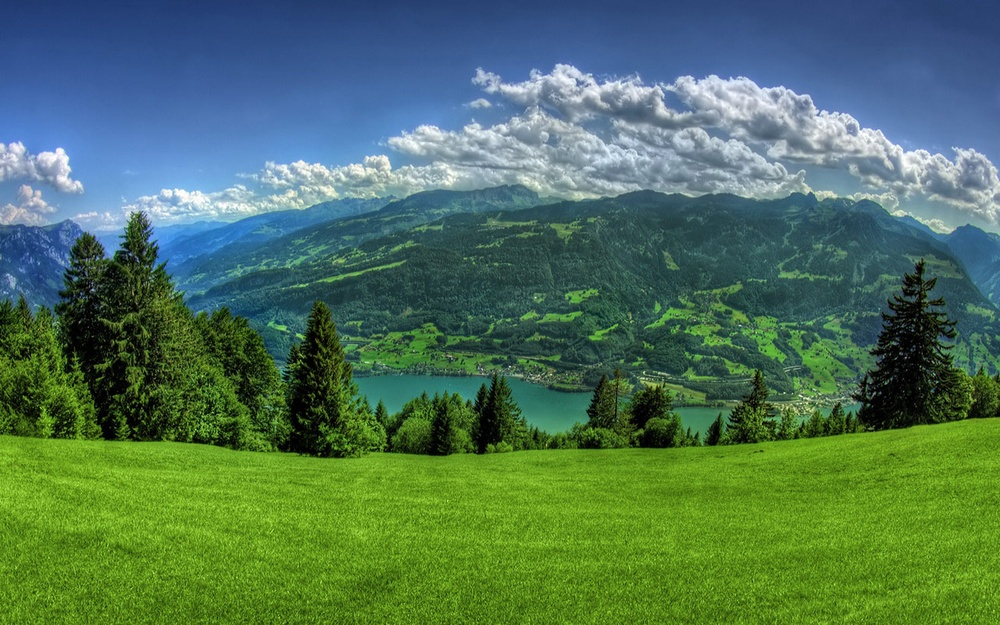
#> input picture CVBVP-Daten/OpenCV-03/Img03a.jpg, 1000 x 625 px, shrunk from 1280 x 800 before the run, found by its file name
$ python Prog03_01.py
#> lines starting #> are read from the running program, lines starting #| are printed output that depends on the picture
import cv2 as cv
import numpy as np

image = cv.imread('CVBVP-Daten/OpenCV-03/Img03a.jpg')
#> image is the input picture: shape (625, 1000, 3); mean B, G, R 88.3, 115.7, 78.8
if not image.data:
    print("Error loading image")
    exit

## Aufgabe 1

#cv.imshow("Image:", image)
#cv.imshow("Image mit getauschten Farbkanaelen:", cv.cvtColor(image, cv.COLOR_BGR2RGB))

height = image.shape[0]
#> height = 625
width = image.shape[1]
#> width = 1000

#https://pyimagesearch.com/2021/01/23/splitting-and-merging-channels-with-opencv/
(B, G, R) = cv.split(image)
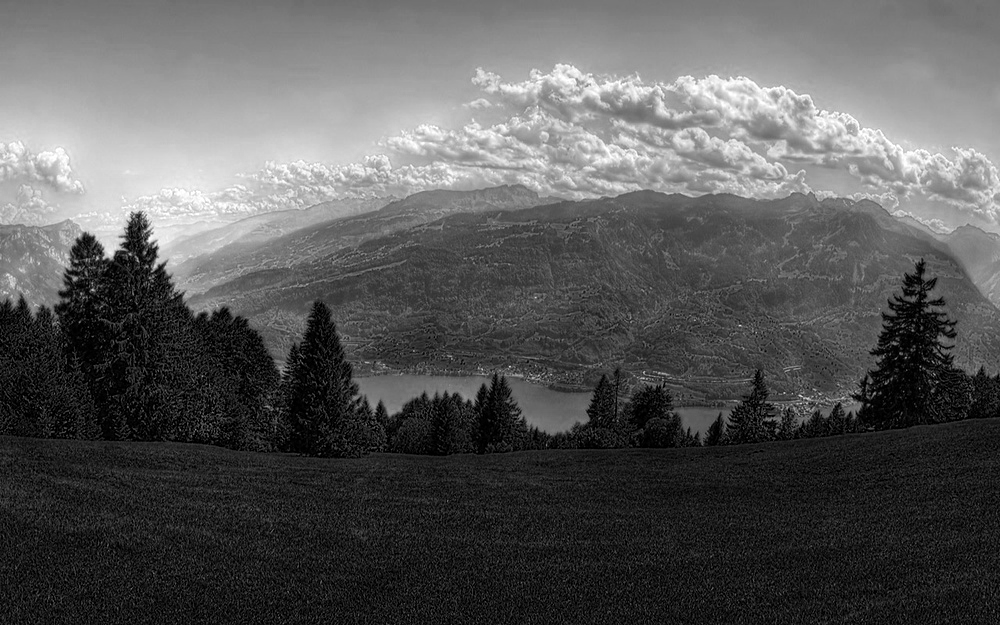
#> B: shape (625, 1000); min 0, max 255, mean 88.3
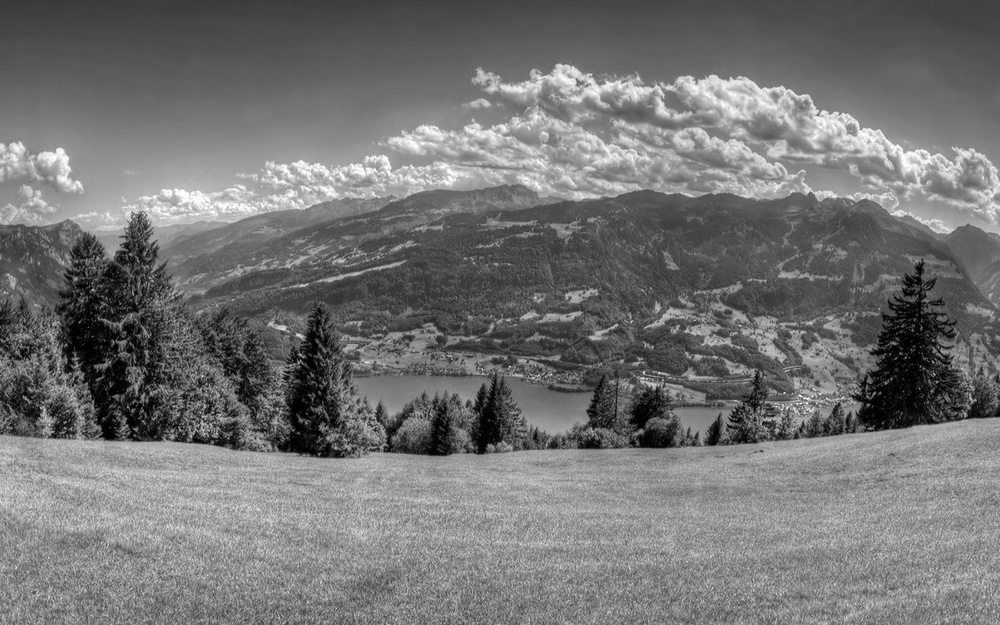
#> G: shape (625, 1000); min 0, max 255, mean 115.7
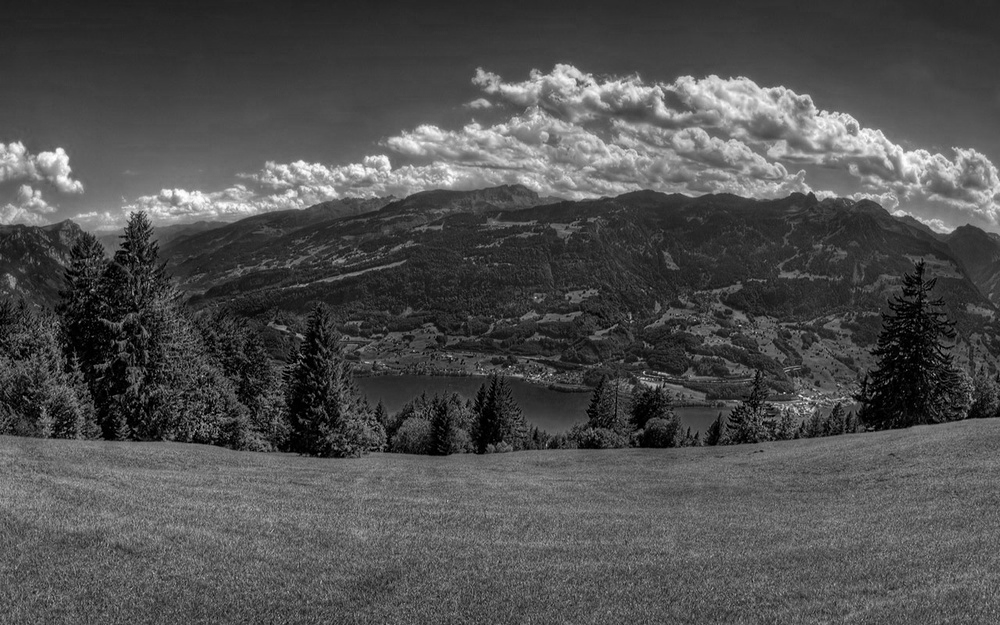
#> R: shape (625, 1000); min 0, max 255, mean 78.8

grayscaleimage = np.empty((height, width))
fullgrayscaleimage = image.copy()

for y in range(height):
    for x in range (width):
        pixel = image[y][x]
        grayscalevalue = int((pixel[0]+pixel[1]+pixel[2])/3)
        fullgrayscaleimage[y][x][0] = grayscalevalue
        fullgrayscaleimage[y][x][1] = grayscalevalue
        fullgrayscaleimage[y][x][2] = grayscalevalue
        grayscaleimage[y][x] = grayscalevalue
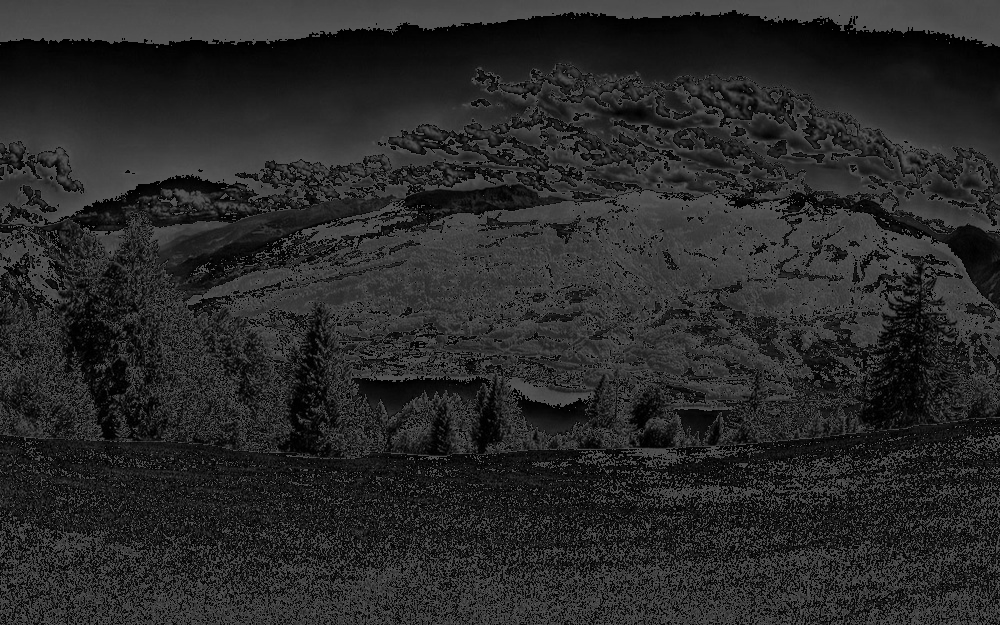
#> fullgrayscaleimage: shape (625, 1000, 3); min 0, max 85, mean 40.9
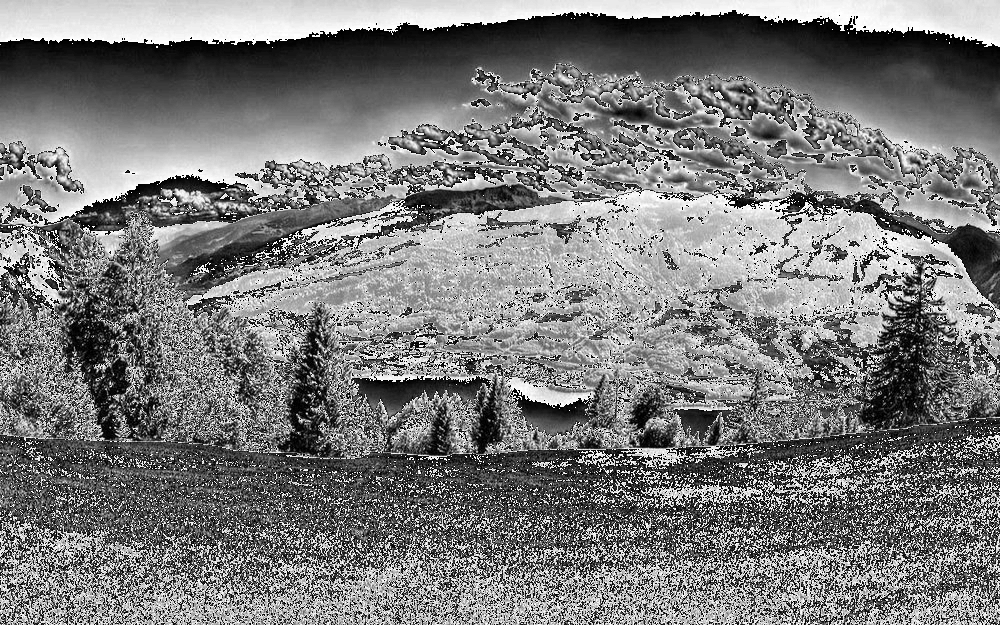
#> grayscaleimage: shape (625, 1000) float64; min 0, max 85, mean 40.9; drawn with min black and max white

cv.imshow("Image:", fullgrayscaleimage)
cv.imshow("Image2:", grayscaleimage)
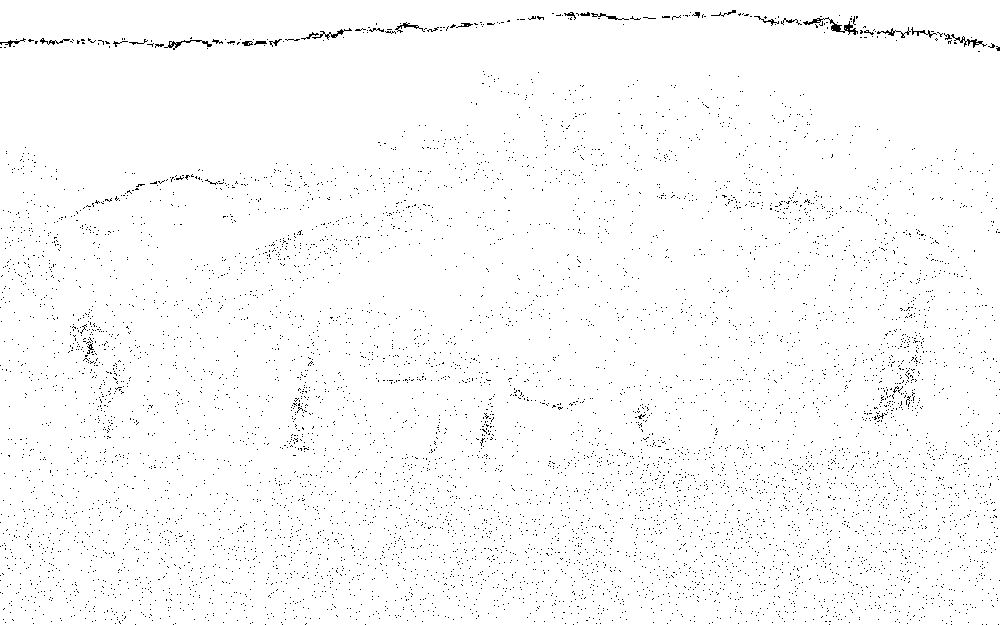
#> window 'Image2:': shape (625, 1000); 98.3% white; black in thin lines or dots
cv.imshow("Image3:", cv.cvtColor(image, cv.COLOR_BGR2GRAY))
if cv.waitKey(0) == ord('q'):
#> (key q is pressed here)
        exit()
#> (the program exits here)
